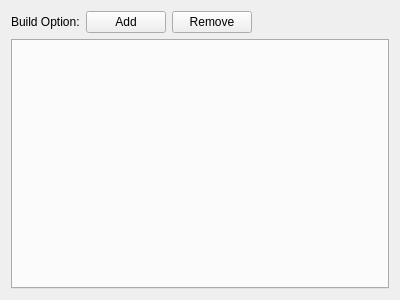
<?xml version="1.0" encoding="UTF-8"?>
<ui version="4.0">
 <class>ConfigEditor</class>
 <widget class="QWidget" name="ConfigEditor">
  <property name="geometry">
   <rect>
    <x>0</x>
    <y>0</y>
    <width>400</width>
    <height>300</height>
   </rect>
  </property>
  <property name="windowTitle">
   <string>Form</string>
  </property>
  <layout class="QVBoxLayout" name="verticalLayout">
   <item>
    <layout class="QHBoxLayout" name="horizontalLayout">
     <item>
      <widget class="QLabel" name="label">
       <property name="text">
        <string>Build Option:</string>
       </property>
      </widget>
     </item>
     <item>
      <widget class="QPushButton" name="pushButton">
       <property name="text">
        <string>Add</string>
       </property>
      </widget>
     </item>
     <item>
      <widget class="QPushButton" name="pushButton_2">
       <property name="text">
        <string>Remove</string>
       </property>
      </widget>
     </item>
     <item>
      <spacer name="horizontalSpacer">
       <property name="orientation">
        <enum>Qt::Horizontal</enum>
       </property>
       <property name="sizeHint" stdset="0">
        <size>
         <width>40</width>
         <height>20</height>
        </size>
       </property>
      </spacer>
     </item>
    </layout>
   </item>
   <item>
    <widget class="QTabWidget" name="tabWidget"/>
   </item>
  </layout>
 </widget>
 <resources/>
 <connections/>
</ui>
